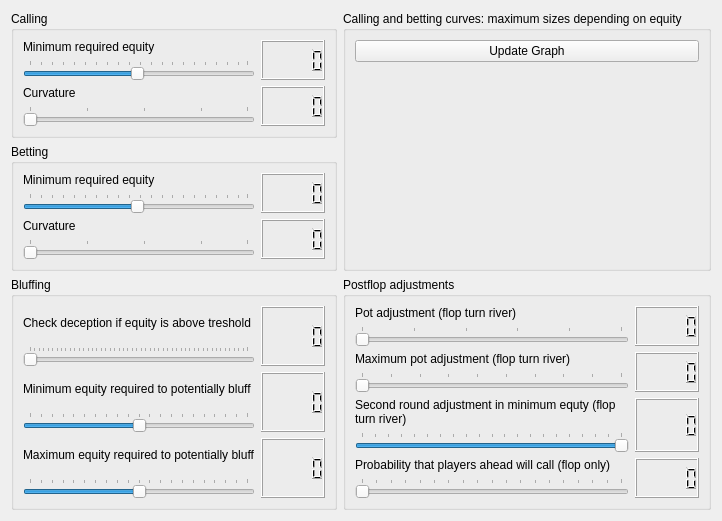
     <widget class="QWidget" name="tab_2">
      <attribute name="title">
       <string>Flop</string>
      </attribute>
      <layout class="QGridLayout" name="gridLayout_39">
       <item row="0" column="0">
        <widget class="QGroupBox" name="groupBox_15">
         <property name="title">
          <string>Calling</string>
         </property>
         <layout class="QGridLayout" name="gridLayout_4">
          <item row="1" column="0">
           <layout class="QVBoxLayout" name="verticalLayout_184">
            <item>
             <widget class="QLabel" name="label_180">
              <property name="text">
               <string>Curvature</string>
              </property>
             </widget>
            </item>
            <item>
             <widget class="QSlider" name="FlopCallPower">
              <property name="mouseTracking">
               <bool>false</bool>
              </property>
              <property name="toolTip">
               <string>&lt;html&gt;&lt;head/&gt;&lt;body&gt;&lt;p&gt;For each stage you can select:&lt;/p&gt;&lt;p&gt;What is the minimum required equity (probability of winning as determined by the simulation) that is required to call the big blind. It is the starting point of the curve that you can see on the right.&lt;/p&gt;&lt;p&gt;How should curve be shaped that determines whether the bot should fold or call. The higher the equity the higher it will call. The higher the curvature (as can be seen in the graph on the right), the more conservative it will be on the lower ranges of the accepted equities. If the curvature is low (minimum is 2), then it almost becomes a straight line.&lt;/p&gt;&lt;/body&gt;&lt;/html&gt;</string>
              </property>
              <property name="minimum">
               <number>1</number>
              </property>
              <property name="maximum">
               <number>20</number>
              </property>
              <property name="singleStep">
               <number>5</number>
              </property>
              <property name="pageStep">
               <number>10</number>
              </property>
              <property name="orientation">
               <enum>Qt::Horizontal</enum>
              </property>
              <property name="tickPosition">
               <enum>QSlider::TicksAbove</enum>
              </property>
              <property name="tickInterval">
               <number>5</number>
              </property>
             </widget>
            </item>
           </layout>
          </item>
          <item row="0" column="1">
           <widget class="QLCDNumber" name="lcdNumber_34"/>
          </item>
          <item row="0" column="0">
           <layout class="QVBoxLayout" name="verticalLayout_183">
            <item>
             <widget class="QLabel" name="label_179">
              <property name="text">
               <string>Minimum required equity</string>
              </property>
             </widget>
            </item>
            <item>
             <widget class="QSlider" name="FlopMinCallEquity">
              <property name="mouseTracking">
               <bool>false</bool>
              </property>
              <property name="toolTip">
               <string>&lt;html&gt;&lt;head/&gt;&lt;body&gt;&lt;p&gt;For each stage you can select:&lt;/p&gt;&lt;p&gt;What is the minimum required equity (probability of winning as determined by the simulation) that is required to call the big blind. It is the starting point of the curve that you can see on the right.&lt;/p&gt;&lt;p&gt;How should curve be shaped that determines whether the bot should fold or call. The higher the equity the higher it will call. The higher the curvature (as can be seen in the graph on the right), the more conservative it will be on the lower ranges of the accepted equities. If the curvature is low (minimum is 2), then it almost becomes a straight line.&lt;/p&gt;&lt;/body&gt;&lt;/html&gt;</string>
              </property>
              <property name="minimum">
               <number>1</number>
              </property>
              <property name="maximum">
               <number>100</number>
              </property>
              <property name="singleStep">
               <number>1</number>
              </property>
              <property name="pageStep">
               <number>5</number>
              </property>
              <property name="value">
               <number>50</number>
              </property>
              <property name="orientation">
               <enum>Qt::Horizontal</enum>
              </property>
              <property name="tickPosition">
               <enum>QSlider::TicksAbove</enum>
              </property>
             </widget>
            </item>
           </layout>
          </item>
          <item row="1" column="1">
           <widget class="QLCDNumber" name="lcdNumber_29"/>
          </item>
         </layout>
        </widget>
       </item>
       <item row="0" column="1" rowspan="2">
        <widget class="QGroupBox" name="groupBox_19">
         <property name="title">
          <string>Calling and betting curves: maximum sizes depending on equity</string>
         </property>
         <layout class="QGridLayout" name="gridLayout_38">
          <item row="0" column="0">
           <widget class="QPushButton" name="pushButton_update2">
            <property name="text">
             <string>Update Graph</string>
            </property>
           </widget>
          </item>
          <item row="1" column="0">
           <layout class="QVBoxLayout" name="verticalLayout_flop">
            <item>
             <widget class="QWidget" name="widget_3" native="true"/>
            </item>
           </layout>
          </item>
         </layout>
        </widget>
       </item>
       <item row="1" column="0">
        <widget class="QGroupBox" name="groupBox_16">
         <property name="title">
          <string>Betting</string>
         </property>
         <layout class="QGridLayout" name="gridLayout_35">
          <item row="0" column="0">
           <layout class="QVBoxLayout" name="verticalLayout_186">
            <item>
             <widget class="QLabel" name="label_182">
              <property name="text">
               <string>Minimum required equity</string>
              </property>
             </widget>
            </item>
            <item>
             <widget class="QSlider" name="FlopMinBetEquity">
              <property name="mouseTracking">
               <bool>false</bool>
              </property>
              <property name="toolTip">
               <string>&lt;html&gt;&lt;head/&gt;&lt;body&gt;&lt;p&gt;For each stage you can select:&lt;/p&gt;&lt;p&gt;What is the minimum required equity (probability of winning as determined by the simulation) to make a bet, if the bet value is 2*big blind. It is the starting point of the curve that you can see on the right.&lt;/p&gt;&lt;p&gt;How should curve be shaped that determines whether the bot should fold or call. The higher the equity the higher it will call. The higher the curvature (as can be seen in the graph on the right), the more conservative it will be on the lower ranges of the accepted equities. If the curvature is low (minimum is 2), then it almost becomes a straight line.&lt;/p&gt;&lt;/body&gt;&lt;/html&gt;</string>
              </property>
              <property name="minimum">
               <number>1</number>
              </property>
              <property name="maximum">
               <number>100</number>
              </property>
              <property name="singleStep">
               <number>1</number>
              </property>
              <property name="pageStep">
               <number>5</number>
              </property>
              <property name="value">
               <number>50</number>
              </property>
              <property name="orientation">
               <enum>Qt::Horizontal</enum>
              </property>
              <property name="tickPosition">
               <enum>QSlider::TicksAbove</enum>
              </property>
             </widget>
            </item>
           </layout>
          </item>
          <item row="0" column="1">
           <widget class="QLCDNumber" name="lcdNumber_36"/>
          </item>
          <item row="1" column="0">
           <layout class="QVBoxLayout" name="verticalLayout_179">
            <item>
             <widget class="QLabel" name="label_176">
              <property name="text">
               <string>Curvature</string>
              </property>
             </widget>
            </item>
            <item>
             <widget class="QSlider" name="FlopBetPower">
              <property name="mouseTracking">
               <bool>false</bool>
              </property>
              <property name="toolTip">
               <string>&lt;html&gt;&lt;head/&gt;&lt;body&gt;&lt;p&gt;For each stage you can select:&lt;/p&gt;&lt;p&gt;What is the minimum required equity (probability of winning as determined by the simulation) to make a bet, if the bet value is 2*big blind. It is the starting point of the curve that you can see on the right.&lt;/p&gt;&lt;p&gt;How should curve be shaped that determines whether the bot should fold or call. The higher the equity the higher it will call. The higher the curvature (as can be seen in the graph on the right), the more conservative it will be on the lower ranges of the accepted equities. If the curvature is low (minimum is 2), then it almost becomes a straight line.&lt;/p&gt;&lt;/body&gt;&lt;/html&gt;</string>
              </property>
              <property name="minimum">
               <number>1</number>
              </property>
              <property name="maximum">
               <number>20</number>
              </property>
              <property name="singleStep">
               <number>5</number>
              </property>
              <property name="pageStep">
               <number>10</number>
              </property>
              <property name="orientation">
               <enum>Qt::Horizontal</enum>
              </property>
              <property name="tickPosition">
               <enum>QSlider::TicksAbove</enum>
              </property>
              <property name="tickInterval">
               <number>5</number>
              </property>
             </widget>
            </item>
           </layout>
          </item>
          <item row="1" column="1">
           <widget class="QLCDNumber" name="lcdNumber_28"/>
          </item>
         </layout>
        </widget>
       </item>
       <item row="2" column="0">
        <widget class="QGroupBox" name="groupBox_17">
         <property name="title">
          <string>Bluffing</string>
         </property>
         <layout class="QGridLayout" name="gridLayout_10">
          <item row="0" column="0">
           <layout class="QVBoxLayout" name="verticalLayout_433">
            <item>
             <widget class="QLabel" name="label_450">
              <property name="text">
               <string>Check deception if equity is above treshold</string>
              </property>
             </widget>
            </item>
            <item>
             <widget class="QSlider" name="FlopCheckDeceptionMinEquity">
              <property name="mouseTracking">
               <bool>false</bool>
              </property>
              <property name="toolTip">
               <string>&lt;html&gt;&lt;head/&gt;&lt;body&gt;&lt;p&gt;If the equity is very high, you may not want to be aggresssive at the flop stage already. That's why you may simply want to check or call, instead of making a big bet. For example if you suddenly have a 90% equity, you can set the limit here above which amount of equity you want to do a 'check deception' at the flop.&lt;/p&gt;&lt;/body&gt;&lt;/html&gt;</string>
              </property>
              <property name="minimum">
               <number>50</number>
              </property>
              <property name="maximum">
               <number>99</number>
              </property>
              <property name="pageStep">
               <number>1</number>
              </property>
              <property name="orientation">
               <enum>Qt::Horizontal</enum>
              </property>
              <property name="tickPosition">
               <enum>QSlider::TicksAbove</enum>
              </property>
             </widget>
            </item>
           </layout>
          </item>
          <item row="0" column="1">
           <widget class="QLCDNumber" name="lcdNumber_110"/>
          </item>
          <item row="1" column="0">
           <layout class="QVBoxLayout" name="verticalLayout_187">
            <item>
             <widget class="QLabel" name="label_183">
              <property name="text">
               <string>Minimum equity required to potentially bluff</string>
              </property>
             </widget>
            </item>
            <item>
             <widget class="QSlider" name="FlopBluffMinEquity">
              <property name="mouseTracking">
               <bool>false</bool>
              </property>
              <property name="toolTip">
               <string>&lt;html&gt;&lt;head/&gt;&lt;body&gt;&lt;p&gt;Minimum equity required to potentially bluff if conditions in the conditions tab are met.&lt;/p&gt;&lt;/body&gt;&lt;/html&gt;</string>
              </property>
              <property name="minimum">
               <number>0</number>
              </property>
              <property name="maximum">
               <number>100</number>
              </property>
              <property name="singleStep">
               <number>1</number>
              </property>
              <property name="pageStep">
               <number>5</number>
              </property>
              <property name="value">
               <number>50</number>
              </property>
              <property name="orientation">
               <enum>Qt::Horizontal</enum>
              </property>
              <property name="tickPosition">
               <enum>QSlider::TicksAbove</enum>
              </property>
             </widget>
            </item>
           </layout>
          </item>
          <item row="1" column="1">
           <widget class="QLCDNumber" name="lcdNumber_33"/>
          </item>
          <item row="2" column="0">
           <layout class="QVBoxLayout" name="verticalLayout_190">
            <item>
             <widget class="QLabel" name="label_186">
              <property name="text">
               <string>Maximum equity required to potentially bluff</string>
              </property>
             </widget>
            </item>
            <item>
             <widget class="QSlider" name="FlopBluffMaxEquity">
              <property name="mouseTracking">
               <bool>false</bool>
              </property>
              <property name="toolTip">
               <string>&lt;html&gt;&lt;head/&gt;&lt;body&gt;&lt;p&gt;Minimum equity required to potentially bluff if conditions in the conditions tab are met.&lt;/p&gt;&lt;/body&gt;&lt;/html&gt;</string>
              </property>
              <property name="minimum">
               <number>0</number>
              </property>
              <property name="maximum">
               <number>100</number>
              </property>
              <property name="singleStep">
               <number>1</number>
              </property>
              <property name="pageStep">
               <number>5</number>
              </property>
              <property name="value">
               <number>50</number>
              </property>
              <property name="orientation">
               <enum>Qt::Horizontal</enum>
              </property>
              <property name="tickPosition">
               <enum>QSlider::TicksAbove</enum>
              </property>
             </widget>
            </item>
           </layout>
          </item>
          <item row="2" column="1">
           <widget class="QLCDNumber" name="lcdNumber_40"/>
          </item>
         </layout>
        </widget>
       </item>
       <item row="2" column="1">
        <widget class="QGroupBox" name="groupBox_18">
         <property name="title">
          <string>Postflop adjustments</string>
         </property>
         <layout class="QGridLayout" name="gridLayout_37">
          <item row="0" column="0">
           <layout class="QVBoxLayout" name="verticalLayout_188">
            <item>
             <widget class="QLabel" name="label_185">
              <property name="text">
               <string>Pot adjustment (flop turn river)</string>
              </property>
             </widget>
            </item>
            <item>
             <widget class="QSlider" name="potAdjustment">
              <property name="mouseTracking">
               <bool>false</bool>
              </property>
              <property name="toolTip">
               <string>&lt;html&gt;&lt;head/&gt;&lt;body&gt;&lt;p&gt;When there'a s lot of money in the pot already, you can use pot adjustment so that less equity is required to call or raise. The below forumla is used to calculate how much teh equity should be adjusted. For example if the pot value is $1 and the big blind 0.04, then the minimum required equity is reduced by 10%.&lt;/p&gt;&lt;p&gt;&lt;br/&gt;&lt;/p&gt;&lt;p&gt;&lt;span style=&quot; font-family:'Courier New'; font-size:9pt; color:#000000; background-color:#ffffff;&quot;&gt;Adjust = -(totalPotValue / bigBlind / &lt;/span&gt;&lt;span style=&quot; font-family:'Courier New'; font-size:9pt; color:#0000ff;&quot;&gt;250 &lt;/span&gt;&lt;span style=&quot; font-family:'Courier New'; font-size:9pt; color:#000000;&quot;&gt;* potadjustment)&lt;/span&gt;&lt;/p&gt;&lt;p&gt;&lt;br/&gt;&lt;/p&gt;&lt;/body&gt;&lt;/html&gt;</string>
              </property>
              <property name="minimum">
               <number>0</number>
              </property>
              <property name="maximum">
               <number>5</number>
              </property>
              <property name="pageStep">
               <number>1</number>
              </property>
              <property name="orientation">
               <enum>Qt::Horizontal</enum>
              </property>
              <property name="tickPosition">
               <enum>QSlider::TicksAbove</enum>
              </property>
             </widget>
            </item>
           </layout>
          </item>
          <item row="0" column="1">
           <widget class="QLCDNumber" name="lcdNumber_32"/>
          </item>
          <item row="1" column="0">
           <layout class="QVBoxLayout" name="verticalLayout_185">
            <item>
             <widget class="QLabel" name="label_181">
              <property name="text">
               <string>Maximum pot adjustment (flop turn river)</string>
              </property>
             </widget>
            </item>
            <item>
             <widget class="QSlider" name="maxPotAdjustment">
              <property name="mouseTracking">
               <bool>false</bool>
              </property>
              <property name="toolTip">
               <string>&lt;html&gt;&lt;head/&gt;&lt;body&gt;&lt;p&gt;You can set an upper limit by home many percent the equity should be reduced by the pot adjustment.&lt;/p&gt;&lt;/body&gt;&lt;/html&gt;</string>
              </property>
              <property name="minimum">
               <number>1</number>
              </property>
              <property name="maximum">
               <number>10</number>
              </property>
              <property name="pageStep">
               <number>1</number>
              </property>
              <property name="orientation">
               <enum>Qt::Horizontal</enum>
              </property>
              <property name="tickPosition">
               <enum>QSlider::TicksAbove</enum>
              </property>
             </widget>
            </item>
           </layout>
          </item>
          <item row="1" column="1">
           <widget class="QLCDNumber" name="lcdNumber_31"/>
          </item>
          <item row="2" column="0">
           <layout class="QVBoxLayout" name="verticalLayout_181">
            <item>
             <widget class="QLabel" name="label_177">
              <property name="text">
               <string>Second round adjustment in minimum equty (flop turn river)</string>
              </property>
              <property name="wordWrap">
               <bool>true</bool>
              </property>
             </widget>
            </item>
            <item>
             <widget class="QSlider" name="secondRoundAdjustment">
              <property name="mouseTracking">
               <bool>false</bool>
              </property>
              <property name="toolTip">
               <string>&lt;html&gt;&lt;head/&gt;&lt;body&gt;&lt;p&gt;You can adjust by home much the minimum required equity should be increased in the 'second round', meaning if in the same game stage the bot is asked to act a second time. As this often indicates strehgth of the opponent, you can increase the required equity for the bot to call or raise with this slider.&lt;/p&gt;&lt;/body&gt;&lt;/html&gt;</string>
              </property>
              <property name="minimum">
               <number>0</number>
              </property>
              <property name="maximum">
               <number>20</number>
              </property>
              <property name="singleStep">
               <number>1</number>
              </property>
              <property name="pageStep">
               <number>5</number>
              </property>
              <property name="value">
               <number>20</number>
              </property>
              <property name="orientation">
               <enum>Qt::Horizontal</enum>
              </property>
              <property name="tickPosition">
               <enum>QSlider::TicksAbove</enum>
              </property>
             </widget>
            </item>
           </layout>
          </item>
          <item row="2" column="1">
           <widget class="QLCDNumber" name="lcdNumber_35"/>
          </item>
          <item row="3" column="0">
           <layout class="QVBoxLayout" name="verticalLayout_182">
            <item>
             <widget class="QLabel" name="label_178">
              <property name="text">
               <string>Probability that players ahead will call (flop only)</string>
              </property>
              <property name="wordWrap">
               <bool>true</bool>
              </property>
             </widget>
            </item>
            <item>
             <widget class="QSlider" name="CoveredPlayersCallLikelihoodFlop">
              <property name="mouseTracking">
               <bool>false</bool>
              </property>
              <property name="toolTip">
               <string>&lt;html&gt;&lt;head/&gt;&lt;body&gt;&lt;p&gt;This has only an influence on the montecarlo simulation at the flop if there are 2 or more other players in the game and we are not the last one to act. For example If a player acted behind us and there's one ahead of us, if the probability is less than 50% in this switch, the monte carlo will only assume 2 players.&lt;/p&gt;&lt;/body&gt;&lt;/html&gt;</string>
              </property>
              <property name="minimum">
               <number>10</number>
              </property>
              <property name="maximum">
               <number>100</number>
              </property>
              <property name="pageStep">
               <number>5</number>
              </property>
              <property name="value">
               <number>10</number>
              </property>
              <property name="orientation">
               <enum>Qt::Horizontal</enum>
              </property>
              <property name="tickPosition">
               <enum>QSlider::TicksAbove</enum>
              </property>
             </widget>
            </item>
           </layout>
          </item>
          <item row="3" column="1">
           <widget class="QLCDNumber" name="lcdNumber_30"/>
          </item>
         </layout>
        </widget>
       </item>
      </layout>
     </widget>
